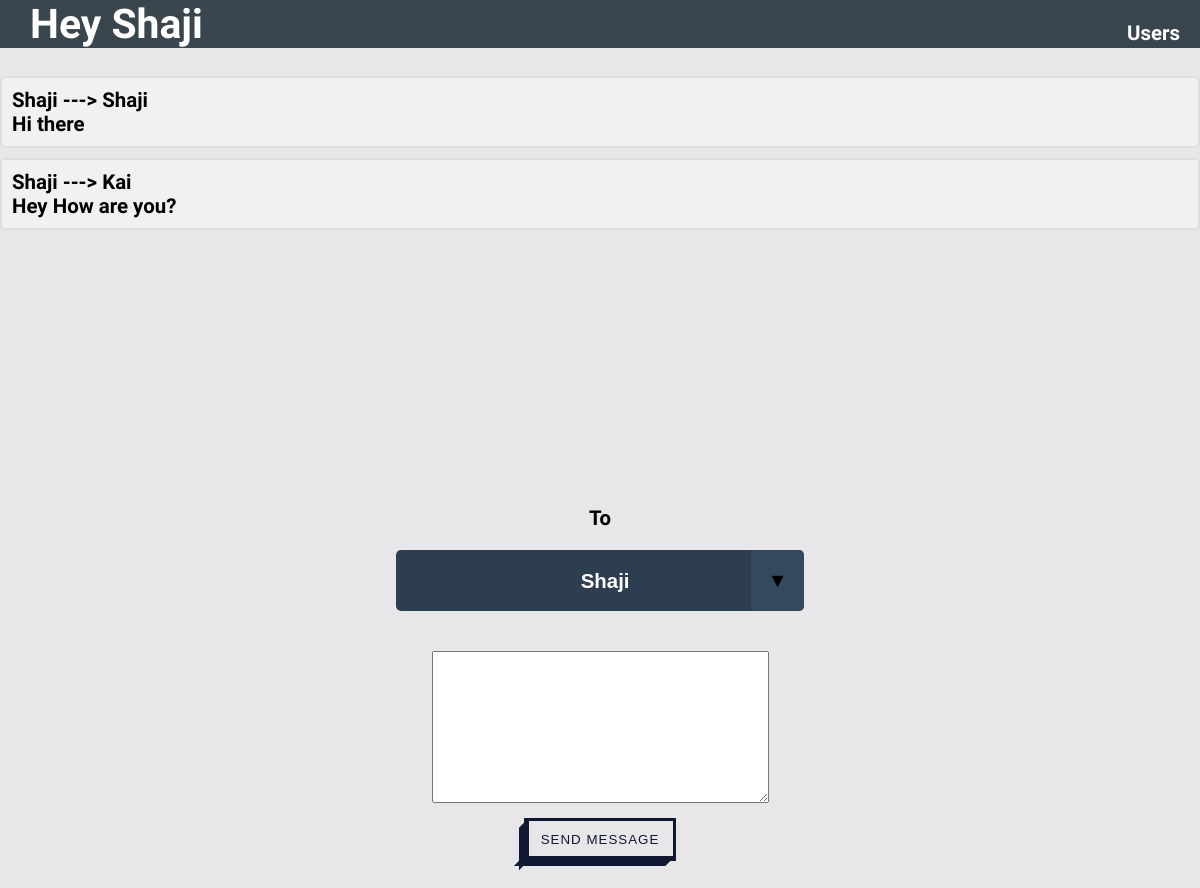
/, run on an earlier commit of the app's database.
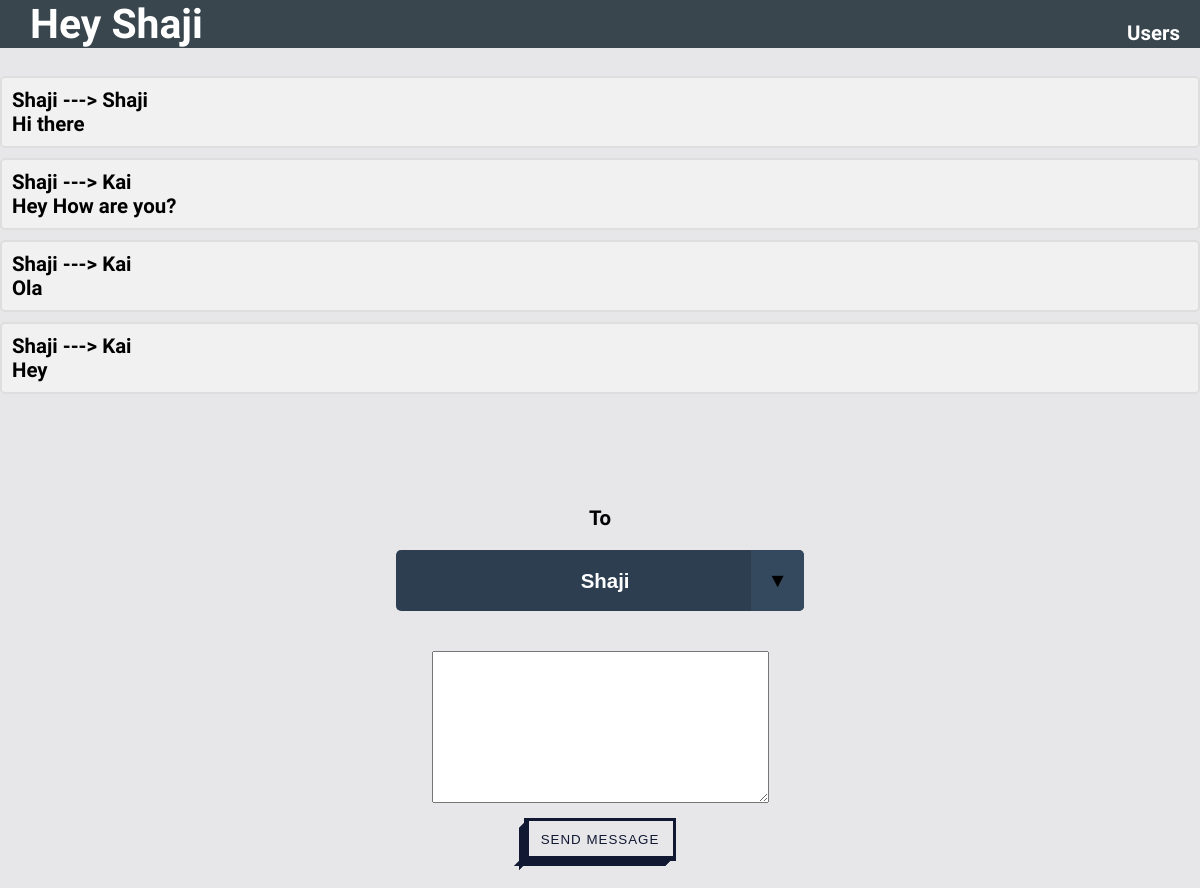
And on a later commit of the database.
### chat_app/models.py (models this page shows, shortened)
class MessageModel(models.Model):
    receiver = models.ForeignKey(User, on_delete=models.CASCADE)
    sender_name = models.CharField(max_length=128,default='mrkai')
    message = models.TextField(max_length=256,default=None)

### chat_app/views.py (the view)
# urls.py: path('',home),
def home(request):
    sender = authenticate(username='Shaji', password='shajithomas1253')
    if sender is not None:
        login(request, sender)
        print("{} authenticated".format(request.user))
        users = User.objects.all().filter(is_staff=False)
        form = MessageForm(request.POST or None)
        if form.is_valid():
            print()
            msgmodel = MessageModel(receiver=User.objects.get(username=request.POST['dropdown']),
                                    sender_name=request.user,
                                    message=form.cleaned_data['message'])
            msgmodel.save()
            form = MessageForm()
        else:
            print("Error")
        messages = reversed(MessageModel.objects.all().filter(sender_name=request.user).order_by('-id')[:4])
    return render(request, 'index.html', {'messageform': form, 'users': users, 'messages': messages})

### chat_app/forms.py
class MessageForm(forms.ModelForm):
    class Meta:
        model = MessageModel
        fields = ['message']

### Templates/index.html (shortened to what this page needs)
<!DOCTYPE html>
{% load static %}
<html lang="en" style="margin:0">
<head>
    <link rel="stylesheet" type="text/css" href="{% static 'main.css' %}">
</head>
<body>
<div style="background:#39464e;width:100%">
    <h1 class="user">Hey {{request.user}}</h1>
    <div class="users-div"><a href="#" class="users-anchor">Users</a></div>
</div>
<div class="msg-msg-container">
    {% for msg in messages %}
    <div class="msg-container">
        <span>{{msg.sender_name}} --->  {{msg.receiver}}</span>
        <p>{{msg.message}}</p>
    </div>
    {% endfor %}
</div>
<form method="post">
    <div style="padding:10px">
        <div style="text-align:center; margin-top:30px">
            <span class="to">To</span>
            <div class="select">
                <select style="text-align:center" name="dropdown">
                    {% for user in users %}
                    <option value={{user.username}}>{{user.username}}</option>
                    {% endfor %}
                </select>
            </div>
        </div>
    </div>
    <div style="text-align:center;margin: 10px auto">
        {{messageform.message}}
    </div>
    <div class="container">
        <button type="submit" class="btn bg">Send Message</button>
    </div>
</form>
</body>
</html>

What changed in the data, as far as the page shows it:
added MessageModel: sender_name "Shaji", receiver "Kai", message "Ola"
added MessageModel: sender_name "Shaji", receiver "Kai", message "Hey"
